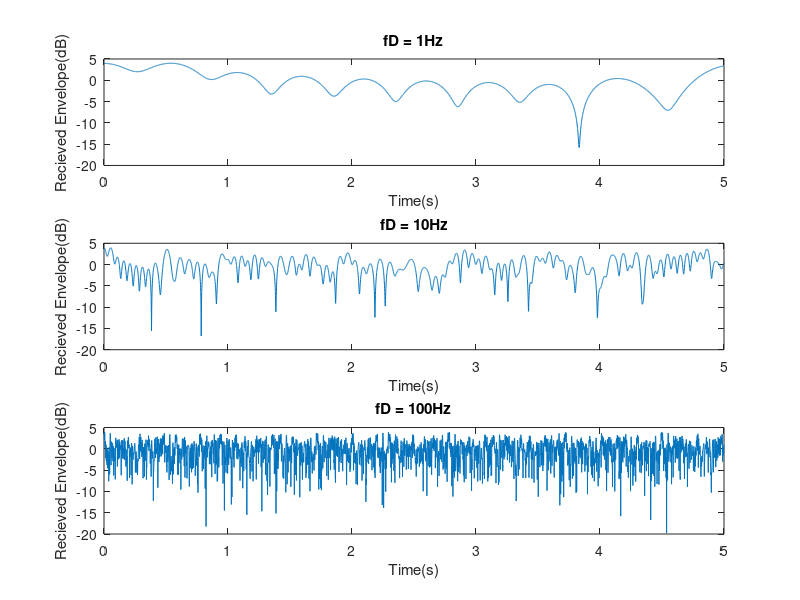

Recreate this plot in MATLAB.
clear all;
clc;

% Date 2/7/2021
% Yashwanth


% Jakes Channel model
% It assumes isotropic scattering
% R = R_I + j*R_Q;
% R_I -- inphase component
% R_Q -- quadrature phase component

% Params
N = 30;
M = 0.5*((N/2)-1);
Fs = 1000; % 1000 samples per second
Ts = 1/Fs; % Sampling time
fD = [1,10,100];
Duration = 5;

% Initiazing the matrices
R_I = zeros(M,(Duration*Fs)+1);
R_Q = zeros(M,(Duration*Fs)+1);
alpha_n = zeros(1,M);
beta_n = zeros(1,M);
f_n = zeros(1,M);
R_I_alpha = zeros(1,(Duration*Fs)+1);

% Taking (Duration*Fs)+1 samples for each i for i = 1 to M
for i = 1:1:3
    for n = 1:1:M
        k = 1;
        for t = 0:Ts:Duration
            alpha(n) = ((2*pi*n)/N);
            f_n(n) = fD(i)*cos(alpha(n));
            beta_n(n) = (pi*n)/M;
            % Inphase component
            R_I(n,k) = 2*cos(beta_n(n))*cos(2*pi*f_n(n)*t);
            % Quadrature phase component 
            R_Q(n,k) = 2*sin(beta_n(n))*cos(2*pi*f_n(n)*t);
            % R_I_alpha = cos(2*pi*fd*t)*sqrt(2)
            % R_Q_alpha = 0
            R_I_alpha(k) = 2*cos(2*pi*fD(i)*t)/sqrt(2);
            k = k + 1;
        end
    end
    R_I_sum = sum(R_I)+R_I_alpha;
    R_Q_sum = sum(R_Q);
    R_sum = sqrt(R_I_sum.^2+R_Q_sum.^2);
    avg = sum(R_sum)/((Duration*Fs)+1);
    
    % Plot for different fD
    subplot(3,1,i);
    time = 0:Ts:Duration;
    plot(time,(10*log10(R_sum)-10*log10(avg)));
    ti = ['fD = ' int2str(fD(i)) 'Hz'];
    title(ti);
    xlabel('Time(s)')
    ylabel('Recieved Envelope(dB)');

        
end      
